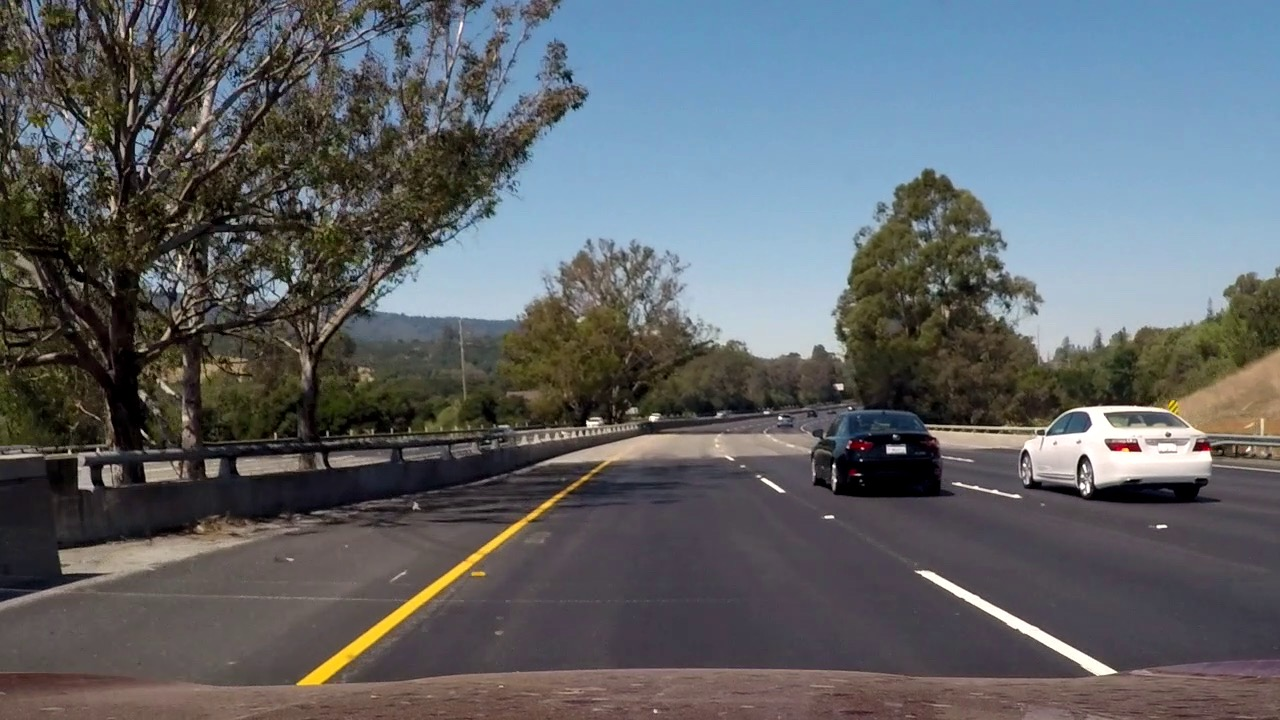
#> input picture test_images/additionalExample.jpg, 1280 x 720 px; its folder holds only this picture in this run
$ python P1.py
#> lines starting #> are read from the running program, lines starting #| are printed output that depends on the picture; after the words box and inside, x2 and y2 are one past the last pixel; in counts of white or black regions, pixels touching at a corner belong together

# coding: utf-8

# # Self-Driving Car Engineer Nanodegree
#
#
# ## Project: **Finding Lane Lines on the Road**
# ***
# In this project, you will use the tools you learned about in the lesson to identify lane lines on the road.  You can develop your pipeline on a series of individual images, and later apply the result to a video stream (really just a series of images). Check out the video clip "raw-lines-example.mp4" (also contained in this repository) to see what the output should look like after using the helper functions below.
#
# Once you have a result that looks roughly like "raw-lines-example.mp4", you'll need to get creative and try to average and/or extrapolate the line segments you've detected to map out the full extent of the lane lines.  You can see an example of the result you're going for in the video "P1_example.mp4".  Ultimately, you would like to draw just one line for the left side of the lane, and one for the right.
#
# In addition to implementing code, there is a brief writeup to complete. The writeup should be completed in a separate file, which can be either a markdown file or a pdf document. There is a [write up template](https://github.com/udacity/CarND-LaneLines-P1/blob/master/writeup_template.md) that can be used to guide the writing process. Completing both the code in the Ipython notebook and the writeup template will cover all of the [rubric points](https://review.udacity.com/#!/rubrics/322/view) for this project.
#
# ---
# Let's have a look at our first image called 'test_images/solidWhiteRight.jpg'.  Run the 2 cells below (hit Shift-Enter or the "play" button above) to display the image.
#
# **Note: If, at any point, you encounter frozen display windows or other confounding issues, you can always start again with a clean slate by going to the "Kernel" menu above and selecting "Restart & Clear Output".**
#
# ---

# **The tools you have are color selection, region of interest selection, grayscaling, Gaussian smoothing, Canny Edge Detection and Hough Tranform line detection.  You  are also free to explore and try other techniques that were not presented in the lesson.  Your goal is piece together a pipeline to detect the line segments in the image, then average/extrapolate them and draw them onto the image for display (as below).  Once you have a working pipeline, try it out on the video stream below.**
#
# ---
#
# <figure>
#  <img src="examples/line-segments-example.jpg" width="380" alt="Combined Image" />
#  <figcaption>
#  <p></p>
#  <p style="text-align: center;"> Your output should look something like this (above) after detecting line segments using the helper functions below </p>
#  </figcaption>
# </figure>
#  <p></p>
# <figure>
#  <img src="examples/laneLines_thirdPass.jpg" width="380" alt="Combined Image" />
#  <figcaption>
#  <p></p>
#  <p style="text-align: center;"> Your goal is to connect/average/extrapolate line segments to get output like this</p>
#  </figcaption>
# </figure>

# **Run the cell below to import some packages.  If you get an `import error` for a package you've already installed, try changing your kernel (select the Kernel menu above --> Change Kernel).  Still have problems?  Try relaunching Jupyter Notebook from the terminal prompt.  Also, see [this forum post](https://carnd-forums.udacity.com/cq/viewquestion.action?spaceKey=CAR&id=29496372&questionTitle=finding-lanes---import-cv2-fails-even-though-python-in-the-terminal-window-has-no-problem-with-import-cv2) for more troubleshooting tips.**

# ## Import Packages

# In[1]:


#importing some useful packages
import matplotlib
matplotlib.use('Agg')

import matplotlib.pyplot as plt
import matplotlib.image as mpimg
import numpy as np
import cv2


# ## Read in an Image

# In[2]:


#reading in an image
#image = mpimg.imread('test_images/solidWhiteRight.jpg')

#printing out some stats and plotting
#print('This image is:', type(image), 'with dimensions:', image.shape)
#plt.imshow(image)  # if you wanted to show a single color channel image called 'gray', for example, call as plt.imshow(gray, cmap='gray')


# ## Ideas for Lane Detection Pipeline

# **Some OpenCV functions (beyond those introduced in the lesson) that might be useful for this project are:**
#
# `cv2.inRange()` for color selection
# `cv2.fillPoly()` for regions selection
# `cv2.line()` to draw lines on an image given endpoints
# `cv2.addWeighted()` to coadd / overlay two images
# `cv2.cvtColor()` to grayscale or change color
# `cv2.imwrite()` to output images to file
# `cv2.bitwise_and()` to apply a mask to an image
#
# **Check out the OpenCV documentation to learn about these and discover even more awesome functionality!**

# ## Helper Functions

# Below are some helper functions to help get you started. They should look familiar from the lesson!

# In[59]:


import math
import functools


def grayscale(img):
    """Applies the Grayscale transform
    This will return an image with only one color channel
    but NOTE: to see the returned image as grayscale
    (assuming your grayscaled image is called 'gray')
    you should call plt.imshow(gray, cmap='gray')"""
    return cv2.cvtColor(img, cv2.COLOR_RGB2GRAY)
    # Or use BGR2GRAY if you read an image with cv2.imread()
    # return cv2.cvtColor(img, cv2.COLOR_BGR2GRAY)

def canny(img, low_threshold, high_threshold):
    """Applies the Canny transform"""
    return cv2.Canny(img, low_threshold, high_threshold)

def gaussian_blur(img, kernel_size):
    """Applies a Gaussian Noise kernel"""
    return cv2.GaussianBlur(img, (kernel_size, kernel_size), 0)

def region_of_interest(img, vertices):
    """
    Applies an image mask.

    Only keeps the region of the image defined by the polygon
    formed from `vertices`. The rest of the image is set to black.
    """
    #defining a blank mask to start with
    mask = np.zeros_like(img)

    #defining a 3 channel or 1 channel color to fill the mask with depending on the input image
    if len(img.shape) > 2:
        channel_count = img.shape[2]  # i.e. 3 or 4 depending on your image
        ignore_mask_color = (255,) * channel_count
    else:
        ignore_mask_color = 255

    #filling pixels inside the polygon defined by "vertices" with the fill color
    cv2.fillPoly(mask, vertices, ignore_mask_color)

    #returning the image only where mask pixels are nonzero
    masked_image = cv2.bitwise_and(img, mask)
    return masked_image


def merge_lines(lines, prev_lines=[], use_previous=24):
    """
    Merge a group of detected lines in to a single one.
    To smooth the line transition from one to the next frame, calculate the average
    of point-slope of the detected line with the lines found in the last 24 frames.
    """
    if len(lines) > 0:
        slope = np.mean([s for s,_ in lines])
        c = np.mean([c for _,c in lines])
        prev_lines.append((slope, c))
    else:
        use_previous += 1

    if len(prev_lines) == 0:
        return None, None

    slope = np.mean([s for s,_ in prev_lines[-use_previous:]])
    c = np.mean([c for _,c in prev_lines[-use_previous:]])

    return slope, c


def draw_line(img, slope, c, color=[255, 0, 0], thickness=2, y_ratio=0.6):
    """
    Draw a line given its point-slope on `img`.
    """
    if slope is None or c is None:
        return
    y1 = int(img.shape[0])
    x1 = int(float(y1 - c) / slope)
    y2 = int(img.shape[0] * y_ratio)
    x2 = int(float(y2 - c) / slope)
    cv2.line(img, (x1, y1), (x2, y2), color, thickness)


def draw_lines(img, lines, prev_lines=None, color=[255, 0, 0], thickness=2, slope_limit=math.pi/9.):
    """
    NOTE: this is the function you might want to use as a starting point once you want to
    average/extrapolate the line segments you detect to map out the full
    extent of the lane (going from the result shown in raw-lines-example.mp4
    to that shown in P1_example.mp4).

    Think about things like separating line segments by their
    slope ((y2-y1)/(x2-x1)) to decide which segments are part of the left
    line vs. the right line.  Then, you can average the position of each of
    the lines and extrapolate to the top and bottom of the lane.

    This function draws `lines` with `color` and `thickness`.
    Lines are drawn on the image inplace (mutates the image).
    If you want to make the lines semi-transparent, think about combining
    this function with the weighted_img() function below
    """

    if prev_lines is None:
        # Initialize left (`prev_lines[0]`) & right (`prev_lines[1]`) previous lines with
        # an empty list
        prev_lines = [[],[]]

    left_lines = []
    right_lines = []
    for line in lines:
        for x1,y1,x2,y2 in line:
            if x1 == x2:
                # ignore horizontal line
                continue
            slope = float(y2 - y1) / float(x2 - x1)
            if abs(math.atan(slope)) < slope_limit:
                # ignore the lines whose abs(slope-angle) is less than 20 degrees
                continue
            c = (y1 + y2 - (slope * (x1 + x2))) / 2.
            if slope < 0:
                left_lines.append((slope, c))
            else:
                right_lines.append((slope, c))

    # Merge left lines and draw the final left line
    slope, c = merge_lines(left_lines, prev_lines[0])
    draw_line(img, slope, c, thickness=10)

    # Merge left lines and draw the final right line
    slope, c = merge_lines(right_lines, prev_lines[1])
    draw_line(img, slope, c, thickness=10)


def hough_lines(img, rho, theta, threshold, min_line_len, max_line_gap, prev_lines):
    """
    `img` should be the output of a Canny transform.

    Returns an image with hough lines drawn.
    """
    lines = cv2.HoughLinesP(img, rho, theta, threshold, np.array([]), minLineLength=min_line_len, maxLineGap=max_line_gap)
    line_img = np.zeros((img.shape[0], img.shape[1], 3), dtype=np.uint8)
    draw_lines(line_img, lines, prev_lines)
    return line_img

# Python 3 has support for cool math symbols.

def weighted_img(img, initial_img, α=0.8, β=1., λ=0.):
    """
    `img` is the output of the hough_lines(), An image with lines drawn on it.
    Should be a blank image (all black) with lines drawn on it.

    `initial_img` should be the image before any processing.

    The result image is computed as follows:

    initial_img * α + img * β + λ
    NOTE: initial_img and img must be the same shape!
    """
    return cv2.addWeighted(initial_img, α, img, β, λ)


# ## Test Images
#
# Build your pipeline to work on the images in the directory "test_images"
# **You should make sure your pipeline works well on these images before you try the videos.**

# In[60]:


import os
os.listdir("test_images/")


# ## Build a Lane Finding Pipeline
#
#

# Build the pipeline and run your solution on all test_images. Make copies into the `test_images_output` directory, and you can use the images in your writeup report.
#
# Try tuning the various parameters, especially the low and high Canny thresholds as well as the Hough lines parameters.

# In[69]:


# TODO: Build your pipeline that will draw lane lines on the test_images
# then save them to the test_images directory.
def vertices_of_region_of_interest(image):
    """
    Calculate vertices of the region of interest based on the image's dimension.
    """
    imshape = image.shape
    horizon_top = imshape[0] * .6
    horizon_width = 50
    horizon_left = (imshape[1] - horizon_width) / 2
    horizon_right = (imshape[1] + horizon_width) / 2
    return np.array([[(50, imshape[0]),                       (horizon_left, horizon_top),                       (horizon_right, horizon_top),                       (imshape[1]-50, imshape[0])]],                     dtype=np.int32)


def canny_otsu_thresholds(image):
    """
    Calculate Canny's low and high thresholds using Otsu's approach.
    """
    otsu_threshold, _ = cv2.threshold(image, 0, 255, cv2.THRESH_BINARY+cv2.THRESH_OTSU)
    return otsu_threshold / 3, otsu_threshold


def find_lanes(image, prev_lines=None, save_intermediate=False):
    # Convert image to grayscale
    gray = grayscale(image)

    # Apply an additional Gaussian smoothing
    blur_gray = gaussian_blur(gray, 5)

    # Calculate Canny's low/high thresholding and then apply it
    low_threshold, high_threshold = canny_otsu_thresholds(blur_gray)
    edges = canny(blur_gray, low_threshold, high_threshold)

    # Mask the image for the region of interest
    vertices = vertices_of_region_of_interest(image)
    masked_edges = region_of_interest(edges, vertices)

    # Run Hough transform on masked-edge image
    rho = 1
    theta = np.pi / 180
    threshold, min_line_len, max_line_gap = 30, 20, 2
    lines_image = hough_lines(masked_edges, rho, theta, threshold, min_line_len, max_line_gap, prev_lines)

    if save_intermediate:
        plt.imshow(np.dstack([gray.astype(np.uint8)] * 3))
        plt.savefig('test_images_output/gray.jpg')
        plt.imshow(np.dstack([edges.astype(np.uint8)] * 3))
        plt.savefig('test_images_output/edges.jpg')
        plt.imshow(np.dstack([masked_edges.astype(np.uint8)] * 3))
        plt.savefig('test_images_output/masked_edges.jpg')
        plt.imshow(lines_image)
        plt.savefig('test_images_output/lines.jpg')

    #return weighted_img(lane_image, np.dstack([masked_edges.astype(np.uint8)] * 3))
    # Overlay the lanes on the original image
    return weighted_img(lines_image, image)


input_dir = 'test_images/'
output_dir = 'test_images_output/'
if not os.path.exists(output_dir):
    os.mkdir(output_dir)
for fname in os.listdir(input_dir):
    if fname[0] == '.':
        continue
    image_file = input_dir + fname
    image = image = mpimg.imread(image_file)
#> image is the input picture: shape (720, 1280, 3); mean R, G, B 95, 99.2, 103.3
    line_image = find_lanes(image, save_intermediate=(fname == 'solidYellowLeft.jpg'))
#> in canny_otsu_thresholds, `otsu_threshold, _ = cv2.threshold(image, 0, 255, cv2.THRESH_BINARY+cv2..`: otsu_threshold = 113
#> in find_lanes, `low_threshold, high_threshold = canny_otsu_thresholds(blur_gray)`: low_threshold = 37.67; high_threshold = 113
#> in canny, `return cv2.Canny(img, low_threshold, high_threshold)`:
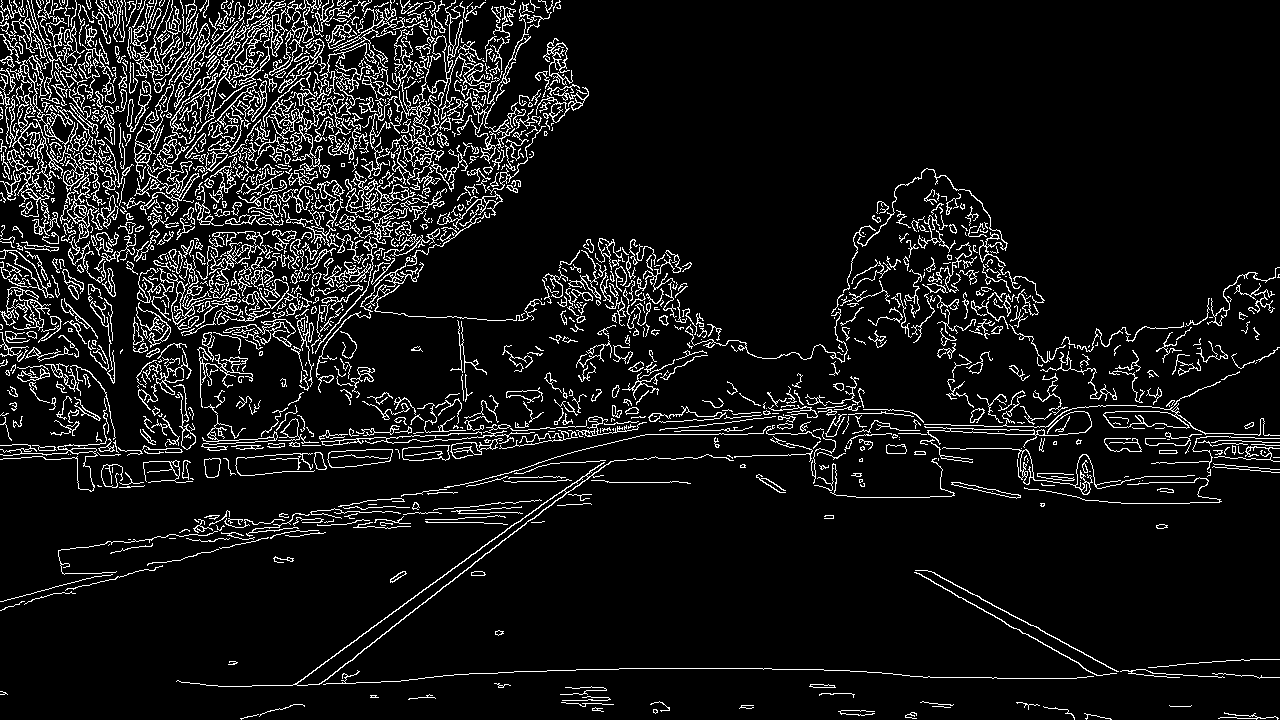
#> returned value: shape (720, 1280); 8.6% white in thin lines or dots
#> in find_lanes, `vertices = vertices_of_region_of_interest(image)`: vertices = [[50, 720], [615, 432], [665, 432], [1230, 720]]
#> in region_of_interest, `masked_image = cv2.bitwise_and(img, mask)`:
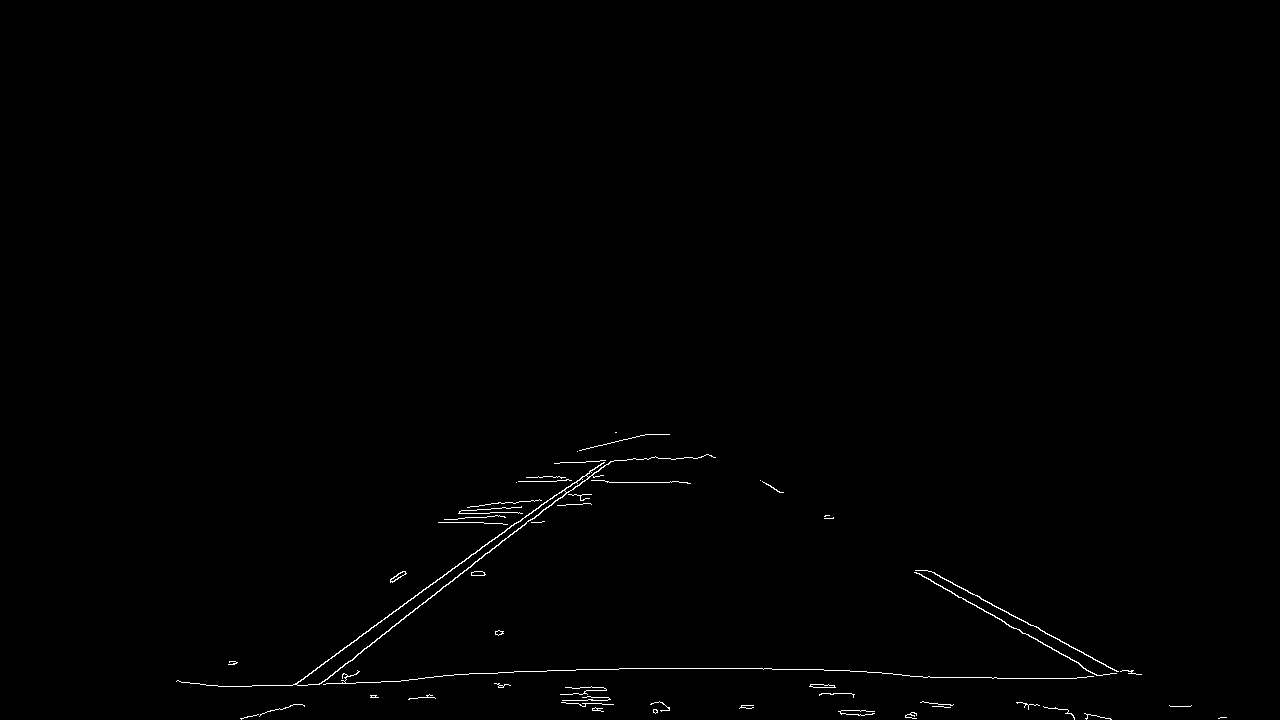
#> masked_image: shape (720, 1280); 0.5% white in thin lines or dots, all inside (x1, y1, x2, y2) = (176, 432, 1227, 720)
#> in hough_lines, `lines = cv2.HoughLinesP(img, rho, theta, threshold, np.array([]), minL..`: lines = 39 rows, first 6: [319, 684, 536, 515], [305, 676, 554, 495], [454, 674, 513, 672], [980, 598, 1031, 625], [619, 668, 771, 668], [910, 676, 981, 677]
#> the loop in draw_lines, `for line in lines:` made 39 passes
#> after the loop in draw_lines, `for line in lines:`: left_lines = [(-0.779, 932.4), (-0.727, 897.7), (-0.73, 899.3), (-0.727, 905.4), (-0.724, 902.8), (-0.722, 894.6), (-0.782, 933.2), (-0.678, 871.5)]; right_lines = [(0.529, 79.18), (0.553, 66.38), (0.531, 76.77), (0.583, 35.08), (0.553, 65.79), (0.574, 43.57)]
#> in merge_lines, `slope = np.mean([s for s,_ in lines])`: slope = -0.734
#> in merge_lines, `c = np.mean([c for _,c in lines])`: c = 904.6
#> in draw_lines, `slope, c = merge_lines(left_lines, prev_lines[0])`: slope = -0.734; c = 904.6
#> in draw_line, `x1 = int(float(y1 - c) / slope)`: x1 = 251
#> in draw_line, `x2 = int(float(y2 - c) / slope)`: x2 = 644
#> in draw_lines, `slope, c = merge_lines(right_lines, prev_lines[1])`: slope = 0.554; c = 61.13
#> in weighted_img, `return cv2.addWeighted(initial_img, α, img, β, λ)`:
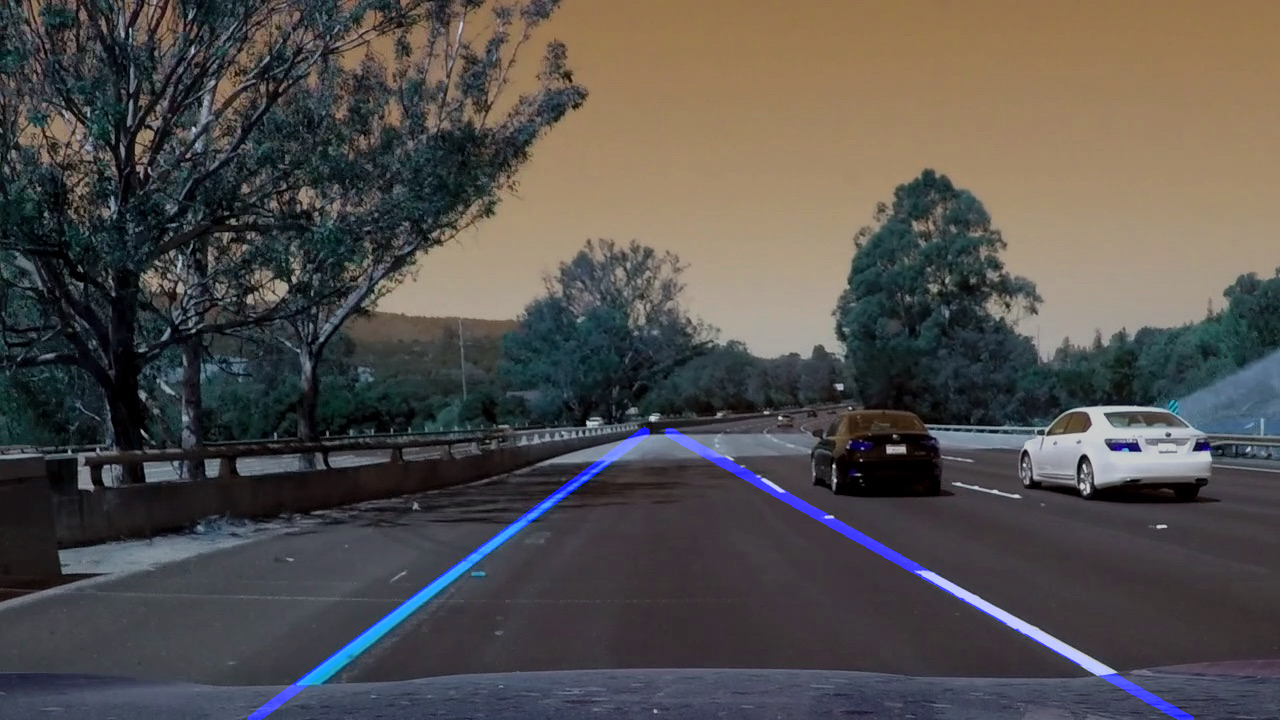
#> returned value: shape (720, 1280, 3); mean of channels 0, 1, 2 77.5, 79.3, 82.6; drawn as B, G, R
    plt.imshow(line_image)
    plt.savefig(output_dir + fname)


# ## Test on Videos
#
# You know what's cooler than drawing lanes over images? Drawing lanes over video!
#
# We can test our solution on two provided videos:
#
# `solidWhiteRight.mp4`
#
# `solidYellowLeft.mp4`
#
# **Note: if you get an `import error` when you run the next cell, try changing your kernel (select the Kernel menu above --> Change Kernel).  Still have problems?  Try relaunching Jupyter Notebook from the terminal prompt. Also, check out [this forum post](https://carnd-forums.udacity.com/questions/22677062/answers/22677109) for more troubleshooting tips.**
#
# **If you get an error that looks like this:**
# ```
# NeedDownloadError: Need ffmpeg exe.
# You can download it by calling:
# imageio.plugins.ffmpeg.download()
# ```
# **Follow the instructions in the error message and check out [this forum post](https://carnd-forums.udacity.com/display/CAR/questions/26218840/import-videofileclip-error) for more troubleshooting tips across operating systems.**

# In[62]:


# Import everything needed to edit/save/watch video clips
from moviepy.editor import VideoFileClip
#from IPython.display import HTML


# In[63]:


# [6 lines left out: function process_image, not called in this run]


# In[64]:


#HTML("""
#<video width="960" height="540" controls>
#  <source src="{0}">
#</video>
#""".format(white_output))


# Let's try the one with the solid white lane on the right first ...

# In[65]:


white_output = 'test_videos_output/solidWhiteRight.mp4'
## To speed up the testing process you may want to try your pipeline on a shorter subclip of the video
## To do so add .subclip(start_second,end_second) to the end of the line below
## Where start_second and end_second are integer values representing the start and end of the subclip
## You may also uncomment the following line for a subclip of the first 5 seconds
##clip1 = VideoFileClip("test_videos/solidWhiteRight.mp4").subclip(0,5)
#> (the run stopped early here; a loop or call above may not have finished)
